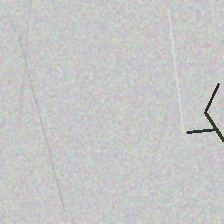
#> input picture data/test/defect/defect_0000.jpg, 224 x 224 px
$ python -i data_preprocessing.py   (imports and definitions only)
#> lines starting #> are read from the running program, lines starting #| are printed output that depends on the picture
# -*- coding: utf-8 -*-
"""
图像预处理工具模块

提供图像读取、归一化、尺寸调整等基础预处理功能。
"""

import cv2
import numpy as np
from typing import Tuple, Optional
from pathlib import Path


class ImagePreprocessor:
    """图像预处理器类"""

    # ImageNet统计量（用于归一化）
    IMAGENET_MEAN = [0.485, 0.456, 0.406]
    IMAGENET_STD = [0.229, 0.224, 0.225]

    def __init__(
        self,
        target_size: Tuple[int, int] = (224, 224),
        normalize: bool = True,
        mean: Optional[list] = None,
        std: Optional[list] = None,
    ):
        """
        初始化预处理器

        Args:
            target_size: 目标图像尺寸 (height, width)
            normalize: 是否进行归一化
            mean: 自定义均值
            std: 自定义标准差
        """
        self.target_size = target_size
        self.normalize = normalize
        self.mean = np.array(mean or self.IMAGENET_MEAN)
        self.std = np.array(std or self.IMAGENET_STD)

    # [14 lines left out: function load_image, not called in this run]

    def resize(self, image: np.ndarray) -> np.ndarray:
        """
        调整图像尺寸

        Args:
            image: 输入图像 (BGR格式)

        Returns:
            调整后的图像
        """
        return cv2.resize(image, self.target_size, interpolation=cv2.INTER_LINEAR)

    def bgr_to_rgb(self, image: np.ndarray) -> np.ndarray:
        """
        BGR转RGB通道顺序

        Args:
            image: BGR格式图像

        Returns:
            RGB格式图像
        """
        return cv2.cvtColor(image, cv2.COLOR_BGR2RGB)

    def normalize_image(self, image: np.ndarray) -> np.ndarray:
        """
        归一化图像到[0, 1]，然后标准化

        Args:
            image: RGB格式图像，像素值范围[0, 255]

        Returns:
            归一化后的图像
        """
        # 转换为float32并归一化到[0, 1]
        image = image.astype(np.float32) / 255.0

        if self.normalize:
            # 标准化
            image = (image - self.mean) / self.std

        return image

    def preprocess(self, image: np.ndarray) -> np.ndarray:
        """
        完整预处理流程

        Args:
            image: 输入图像 (BGR格式)

        Returns:
            预处理后的图像 tensor ready for model
        """
        # 调整尺寸
        image = self.resize(image)

        # BGR转RGB
        image = self.bgr_to_rgb(image)

        # 归一化
        image = self.normalize_image(image)

        # 转换为CHW格式 (HWC -> CHW)
        image = np.transpose(image, (2, 0, 1))

        return image

    # [45 lines left out: functions preprocess_from_path, denormalize, load_image_as_tensor, not called in this run]

>>> import cv2
>>> picture = cv2.imread('../data/test/defect/defect_0000.jpg')
#> picture is the input picture: shape (224, 224, 3); mean B, G, R 198.4, 198.6, 198.4
>>> result = ImagePreprocessor().preprocess(picture)
#> in normalize_image, `image = (image - self.mean) / self.std`:
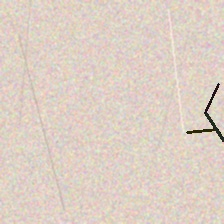
#> image: shape (224, 224, 3) float64; mean of channels 0, 1, 2 1.28, 1.44, 1.65; drawn with min black and max white

$ run again, on data/test/defect/defect_0001.jpg
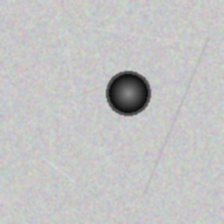
#> input picture data/test/defect/defect_0001.jpg, 224 x 224 px
#> picture is the input picture: shape (224, 224, 3); mean B, G, R 195.1, 195.1, 195
#> in normalize_image, `image = (image - self.mean) / self.std`:
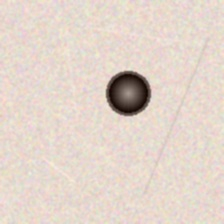
#> image: shape (224, 224, 3) float64; mean of channels 0, 1, 2 1.22, 1.38, 1.6; drawn with min black and max white

$ run again, on data/test/defect/defect_0002.jpg
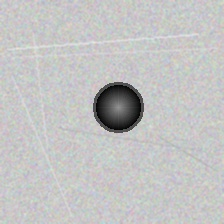
#> input picture data/test/defect/defect_0002.jpg, 224 x 224 px
#> picture is the input picture: shape (224, 224, 3); mean B, G, R 194, 194.2, 194.2
#> in normalize_image, `image = (image - self.mean) / self.std`:
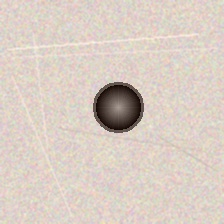
#> image: shape (224, 224, 3) float64; mean of channels 0, 1, 2 1.21, 1.36, 1.58; drawn with min black and max white

$ run again, on data/test/defect/defect_0003.jpg
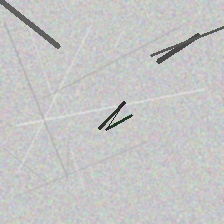
#> input picture data/test/defect/defect_0003.jpg, 224 x 224 px
#> picture is the input picture: shape (224, 224, 3); mean B, G, R 196.9, 197.2, 196.9
#> in normalize_image, `image = (image - self.mean) / self.std`:
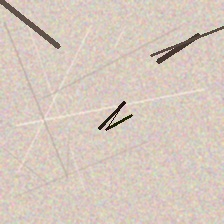
#> image: shape (224, 224, 3) float64; mean of channels 0, 1, 2 1.25, 1.42, 1.63; drawn with min black and max white
